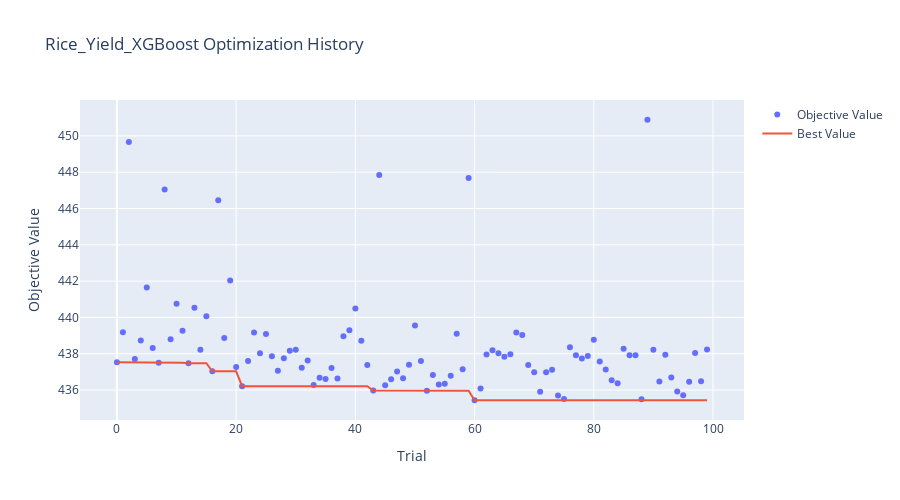
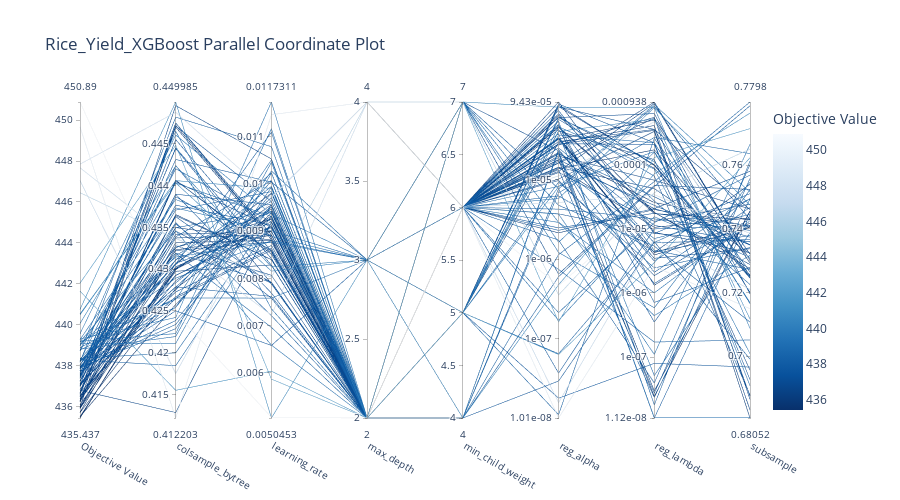
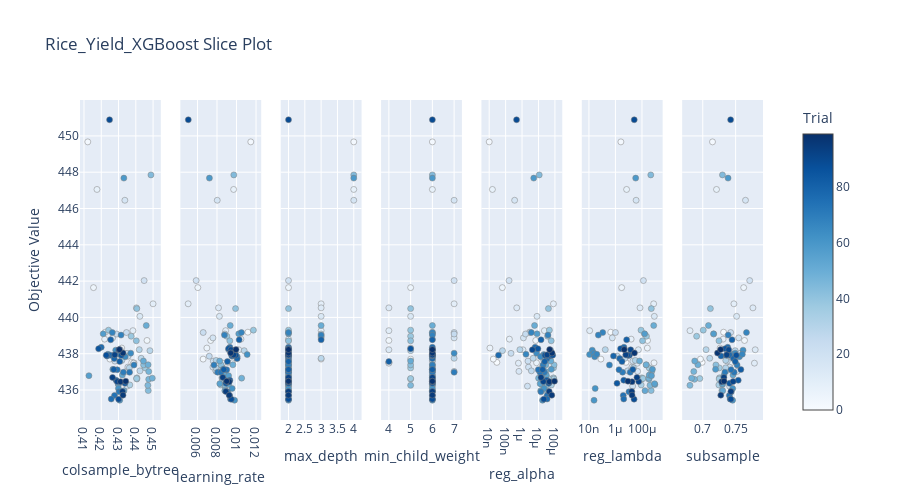
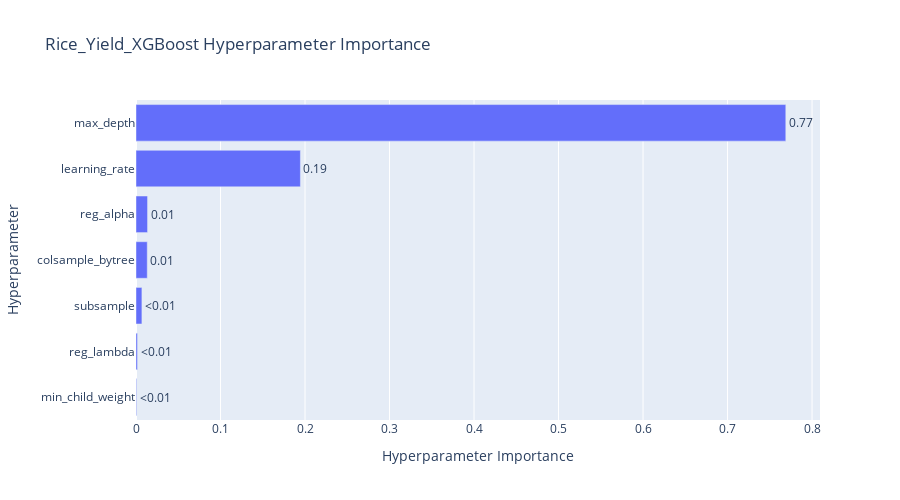

The code cell stored with these charts, in order, in its notebook:
### Markdown cell above
### 5. Visualization
These plots show how the tuning went and which parameters were most important. It looks like Optuna found a few good combinations early on.

### Code cell
# --- OPTUNA VISUALIZATIONS ---
name = f"{CHOSEN_CROP.capitalize()}_Yield_XGBoost"

# 1. Optimization History
fig = plot_optimization_history(study)
fig.update_layout(title=f'{name} Optimization History', width=900, height=500)
fig.show()

# 2. Parallel Coordinate (Hyperparameter Relationships)
fig = plot_parallel_coordinate(study)
fig.update_layout(title=f'{name} Parallel Coordinate Plot', width=900, height=500)
fig.show()

# 3. Slice Plot (Individual Parameter impact)
fig = plot_slice(study)
fig.update_layout(title=f'{name} Slice Plot', width=900, height=500)
fig.show()

# 4. Parameter Importance
try:
    fig = plot_param_importances(study)
    fig.update_layout(title=f'{name} Hyperparameter Importance', width=900, height=500)
    fig.show()
except (ValueError, RuntimeError) as e:
    print(f'Could not plot parameter importance: {e}')
